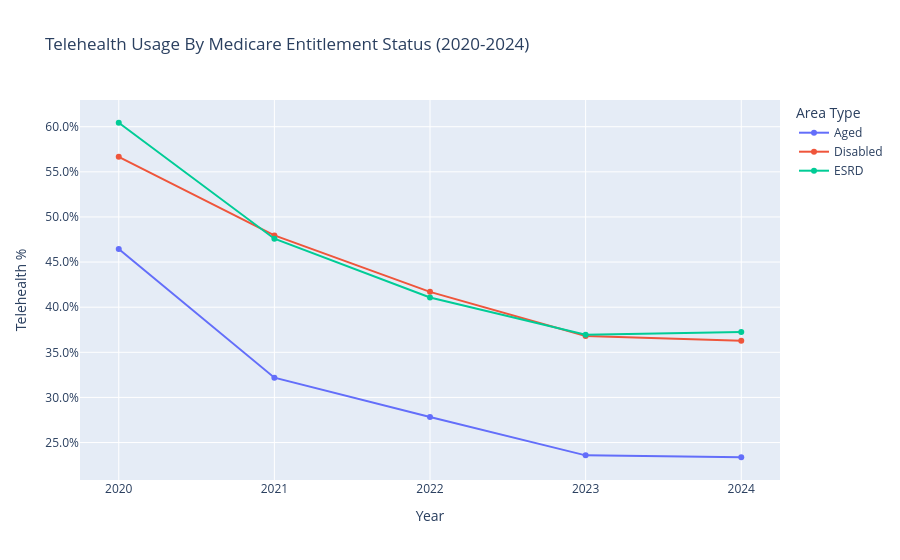

Here is the notebook cell this chart was saved with:
### Code cell
fig = px.line(
    df_Mdcr_Entlmt,
    x='Year',
    y='Pct_Telehealth',
    color='Bene_Mdcr_Entlmt_Stus',
    markers=True,
    labels={
        'Pct_Telehealth': 'Telehealth %',
        'Bene_Mdcr_Entlmt_Stus': 'Medicare Entitlement Status',
        'Year': 'Year'
    },
    title='Telehealth Usage By Medicare Entitlement Status (2020-2024)'
)

fig.update_layout(
    yaxis_tickformat='.1%',   # format as percentage
    legend_title='Area Type'
)

fig.update_layout(
    yaxis_tickformat='.1%',
    legend_title='Area Type',
    xaxis=dict(
        tickmode='linear',
        tick0=2020,
        dtick=1,
        tickformat='d'      
    )
)


fig.show()

### Figure 1 — Plotly figure (JSON) as saved in the notebook; plotly's stock layout.template omitted (floating-point values rounded to 4 significant figures)
{"data": [{"hovertemplate": "Medicare Entitlement Status=Aged<br>Year=%{x}<br>Telehealth %=%{y}<extra></extra>", "legendgroup": "Aged", "line": {"color": "#636efa", "dash": "solid"}, "marker": {"symbol": "circle"}, "mode": "lines+markers", "name": "Aged", "orientation": "v", "showlegend": true, "type": "scatter", "x": [2020, 2021, 2022, 2023, 2024], "xaxis": "x", "y": [0.4644, 0.3219, 0.2783, 0.2358, 0.2337], "yaxis": "y"}, {"hovertemplate": "Medicare Entitlement Status=Disabled<br>Year=%{x}<br>Telehealth %=%{y}<extra></extra>", "legendgroup": "Disabled", "line": {"color": "#EF553B", "dash": "solid"}, "marker": {"symbol": "circle"}, "mode": "lines+markers", "name": "Disabled", "orientation": "v", "showlegend": true, "type": "scatter", "x": [2020, 2021, 2022, 2023, 2024], "xaxis": "x", "y": [0.5667, 0.4795, 0.417, 0.368, 0.3628], "yaxis": "y"}, {"hovertemplate": "Medicare Entitlement Status=ESRD<br>Year=%{x}<br>Telehealth %=%{y}<extra></extra>", "legendgroup": "ESRD", "line": {"color": "#00cc96", "dash": "solid"}, "marker": {"symbol": "circle"}, "mode": "lines+markers", "name": "ESRD", "orientation": "v", "showlegend": true, "type": "scatter", "x": [2020, 2021, 2022, 2023, 2024], "xaxis": "x", "y": [0.6044, 0.4759, 0.4107, 0.3694, 0.3725], "yaxis": "y"}], "layout": {"legend": {"title": {"text": "Area Type"}, "tracegroupgap": 0}, "title": {"text": "Telehealth Usage By Medicare Entitlement Status (2020-2024)"}, "xaxis": {"anchor": "y", "domain": [0, 1], "dtick": 1, "tick0": 2020, "tickformat": "d", "tickmode": "linear", "title": {"text": "Year"}}, "yaxis": {"anchor": "x", "domain": [0, 1], "tickformat": ".1%", "title": {"text": "Telehealth %"}}}}
